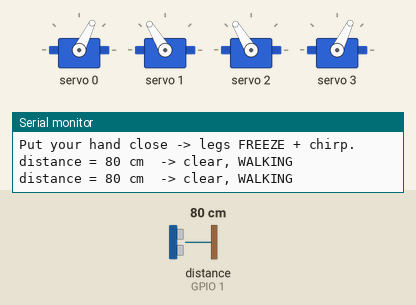
Recording of a sketch running on a simulated ESP32-C3. Shown: 4 × servo, the last lines printed to the serial monitor. Wiring (inferred from the names in the program): ultrasonic range finder: trigger GPIO 0; echo GPIO 1. Inputs (shaded band) come from the test bench; at power-on: distance to the obstacle (sensor on GPIO 1) 80 cm. The echo pulse lasts 58.3 µs per cm; I2S audio is not simulated (input reads silence).

Above: at 2.82 s.
3.5 s: distance to the obstacle (sensor on GPIO 1) set to 12 cm
6.5 s: distance to the obstacle (sensor on GPIO 1) set to 9 cm
At 7.3 s:
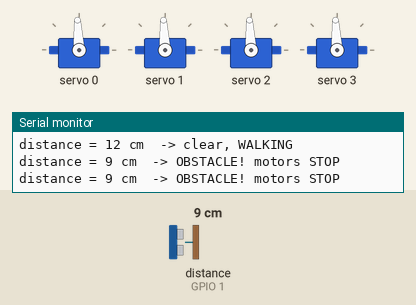
8.7 s: distance to the obstacle (sensor on GPIO 1) set to 18 cm
At 9.03 s:
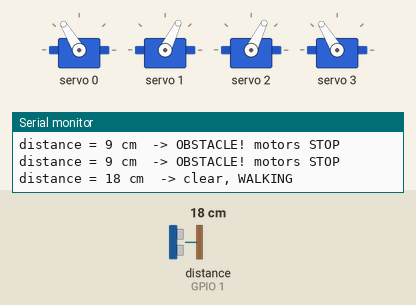
11.7 s: distance to the obstacle (sensor on GPIO 1) set to 2 cm
Timing chart, 0 to 14.3 s (numbered marks = the images above; inputs shaded):
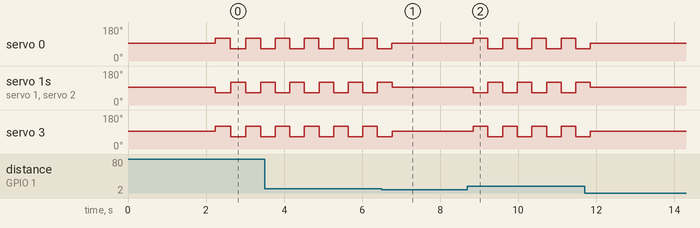

Measured:
- the behaviour switches between 11 and 10 cm on distance to the obstacle (sensor on GPIO 1) (found by bisection; images 0 and 1)
- after the input at 8.7 s, servo 0–3: alternates 121° for 0.38 s and 64° for 0.38 s, starting after 0.15 s
- by itself, servo 0–3: alternates 121° for 0.37 s and 64° for 0.37 s

The sketch:

obstacle_stop.ino
```cpp
/*
 * OBSTACLE-STOP demo
 * ==================
 * The legs trot continuously. When something is within 10 cm of the
 * HC-SR04, ALL motors freeze (and it chirps once). Remove the obstacle
 * and it resumes walking.  -> ties the distance sensor to the motors.
 *
 * Pins (ESP32-C3 SuperMini):
 *   GPIO0  TRIG    GPIO6 SDA    GPIO3 BCLK
 *   GPIO1  ECHO    GPIO7 SCL    GPIO4 LRC
 *                               GPIO5 DIN
 *   OE: left unconnected (PCA9685 onboard pulldown enables outputs)
 */

#include <Wire.h>
#include <Adafruit_PWMServoDriver.h>
#include "driver/i2s.h"

#define PIN_TRIG 0
#define PIN_ECHO 1
#define PIN_SDA  6
#define PIN_SCL  7
#define I2S_BCLK 3
#define I2S_LRC  4
#define I2S_DIN  5

Adafruit_PWMServoDriver pwm = Adafruit_PWMServoDriver(0x40);
#define SERVO_FREQ 50
#define CENTER 307
#define SWING   60

#define STOP_CM 10          // obstacle threshold (cm)

#define SAMPLE_RATE 16000
#define I2S_PORT I2S_NUM_0

// ---------- distance ----------
long pingCM() {
  digitalWrite(PIN_TRIG, LOW);  delayMicroseconds(3);
  digitalWrite(PIN_TRIG, HIGH); delayMicroseconds(10);
  digitalWrite(PIN_TRIG, LOW);
  long dur = pulseIn(PIN_ECHO, HIGH, 25000UL);
  if (dur == 0) return -1;      // no echo -> nothing in range
  return dur / 58;
}

// median of 3 pings (kills the occasional stray reading)
long distanceCM() {
  long v[3]; int m = 0;
  for (int i = 0; i < 3; i++) {
    long d = pingCM();
    if (d > 0) v[m++] = d;
    delay(6);
  }
  if (m == 0) return -1;
  for (int i = 1; i < m; i++) { long k=v[i]; int j=i-1; while(j>=0 && v[j]>k){v[j+1]=v[j];j--;} v[j+1]=k; }
  return v[m/2];
}

// ---------- servos ----------
void centerAll() { for (int c = 0; c < 4; c++) pwm.setPWM(c, 0, CENTER); }

// ---------- audio ----------
void setupI2S() {
  i2s_config_t cfg = {
    .mode = (i2s_mode_t)(I2S_MODE_MASTER | I2S_MODE_TX),
    .sample_rate = SAMPLE_RATE,
    .bits_per_sample = I2S_BITS_PER_SAMPLE_16BIT,
    .channel_format = I2S_CHANNEL_FMT_ONLY_LEFT,
    .communication_format = I2S_COMM_FORMAT_STAND_I2S,
    .intr_alloc_flags = 0,
    .dma_buf_count = 8,
    .dma_buf_len = 64,
    .use_apll = false,
    .tx_desc_auto_clear = true,
    .fixed_mclk = 0
  };
  i2s_pin_config_t pins = {
    .bck_io_num = I2S_BCLK,
    .ws_io_num = I2S_LRC,
    .data_out_num = I2S_DIN,
    .data_in_num = I2S_PIN_NO_CHANGE
  };
  i2s_driver_install(I2S_PORT, &cfg, 0, NULL);
  i2s_set_pin(I2S_PORT, &pins);
  i2s_zero_dma_buffer(I2S_PORT);
}

void playTone(float freq, int ms) {
  const int amp = 27000;   // near full-scale for a loud chirp
  int n = (SAMPLE_RATE * ms) / 1000;
  size_t bw;
  static float ph = 0.0f;
  float inc = 2.0f * 3.14159265f * freq / SAMPLE_RATE;
  for (int i = 0; i < n; i++) {
    int16_t s = (int16_t)(amp * sinf(ph));
    ph += inc; if (ph > 6.2831853f) ph -= 6.2831853f;
    esp_err_t r = i2s_write(I2S_PORT, &s, sizeof(s), &bw, pdMS_TO_TICKS(50));
    if (r != ESP_OK || bw == 0) break;   // never hang
  }
  i2s_zero_dma_buffer(I2S_PORT);
}

void setup() {
  Serial.begin(115200);
  delay(1200);
  Serial.println("\n=== OBSTACLE-STOP demo ===");

  pinMode(PIN_TRIG, OUTPUT);
  pinMode(PIN_ECHO, INPUT);
  digitalWrite(PIN_TRIG, LOW);

  Wire.begin(PIN_SDA, PIN_SCL);
  pwm.begin();
  pwm.setPWMFreq(SERVO_FREQ);
  centerAll();

  setupI2S();

  Serial.println("Legs trot until something is <10 cm in front.");
  Serial.println("Put your hand close -> legs FREEZE + chirp.\n");
  delay(1000);
}

int  phase = 0;
bool wasBlocked = false;

void loop() {
  long d = distanceCM();
  bool blocked = (d > 0 && d <= STOP_CM);

  Serial.print("distance = ");
  if (d < 0) Serial.print("(clear) ");
  else { Serial.print(d); Serial.print(" cm  "); }

  if (blocked) {
    Serial.println("-> OBSTACLE! motors STOP");
    centerAll();                       // freeze
    if (!wasBlocked) {                 // chirp once on the edge
      playTone(900, 150);
      delay(60);
      playTone(1300, 150);
    }
    wasBlocked = true;
    delay(120);
    return;
  }

  // ---- clear: keep trotting (diagonal pairs) ----
  Serial.println("-> clear, WALKING");
  wasBlocked = false;
  if (phase == 0) {
    pwm.setPWM(0, 0, CENTER + SWING); pwm.setPWM(3, 0, CENTER + SWING);
    pwm.setPWM(1, 0, CENTER - SWING); pwm.setPWM(2, 0, CENTER - SWING);
  } else {
    pwm.setPWM(0, 0, CENTER - SWING); pwm.setPWM(3, 0, CENTER - SWING);
    pwm.setPWM(1, 0, CENTER + SWING); pwm.setPWM(2, 0, CENTER + SWING);
  }
  phase ^= 1;
  delay(350);
}
```
